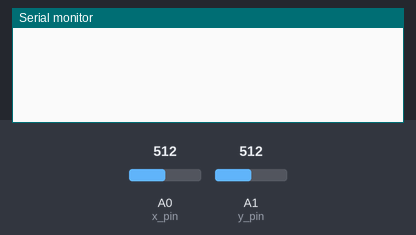
The sketch below on a simulated Arduino Uno, built with avr-gcc and run on an emulated ATmega328P. On the bench: the last lines printed to the serial monitor. The test bench sets the inputs (shaded band); at power-on: A0 (x_pin) = 512, A1 (y_pin) = 512.

Above: at 1.2 s.
1.3 s: A0 (x_pin) set to 537
2.8 s: A0 (x_pin) set to 559
At 3.9 s:
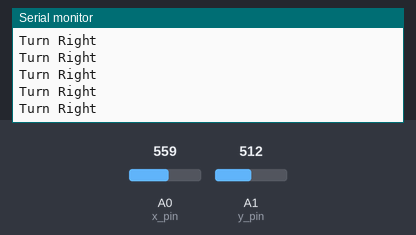
4.7 s: A1 (y_pin) set to 538
7.7 s: A1 (y_pin) set to 559
At 8.6 s:
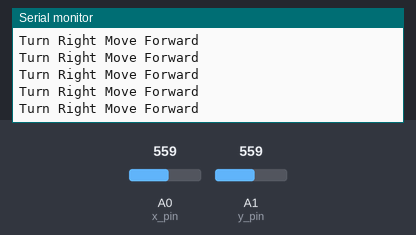

The sketch:

accelerometer-ADXL335-asControl.ino
```cpp
const int x_pin = A0;
const int y_pin = A1;
const int z_pin = A2;

const int left = 450;
const int right = 550;
const int forward = 550;
const int backward = 450;

int x_pos,y_pos,z_pos;


void turnLeft();
void turnRight();
void moveForward();
void moveBackward();

void setup() {

  analogReference(EXTERNAL);

  pinMode(x_pin, INPUT);
  pinMode(y_pin, INPUT);
  pinMode(z_pin, INPUT);
  Serial.begin(9600);


}

void loop() {

  x_pos = analogRead(x_pin);
  y_pos = analogRead(y_pin);
//  z_pos = analogRead(z_pin);


  if(x_pos <= left) turnLeft();
  else if(x_pos >= right) turnRight();

  if(y_pos <= backward) moveBackward();
  else if(y_pos >=forward) moveForward();

  Serial.println();
  delay(20);

}


void turnLeft(){
  Serial.print("Turn Left ");
  }
void turnRight(){
  Serial.print("Turn Right ");
  }
void moveForward(){
  Serial.print("Move Forward ");

  }
void moveBackward(){
  Serial.print("Move Backward ");

  }
```

Measured:
- the behaviour switches between 549 and 550 on A0 (x_pin) (found by bisection; images 0 and 1)
- the behaviour switches between 549 and 550 on A1 (y_pin) (found by bisection; images 1 and 2)
- after the input at 2.8 s, the serial monitor: prints a new line at once (image 1)
- after the input at 7.7 s, the serial monitor: prints a new line at once (image 2)
